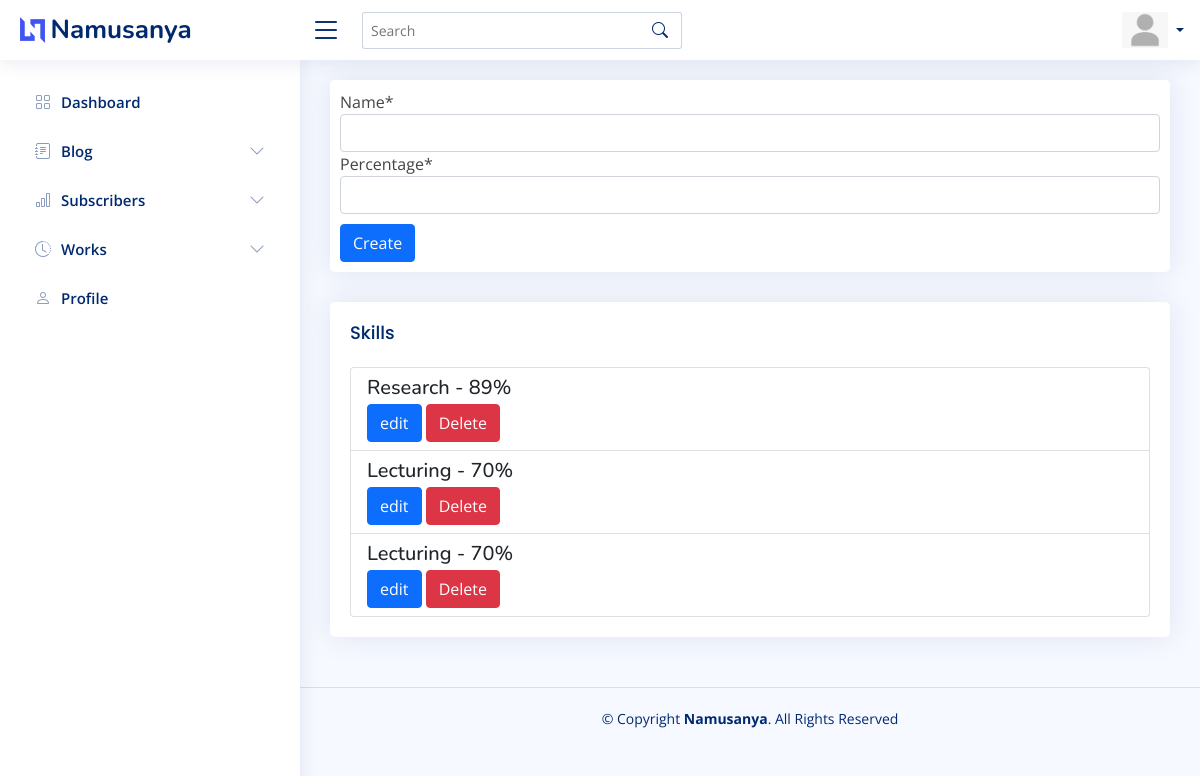
Before: /dashboard/skill/create/ with the older database file.
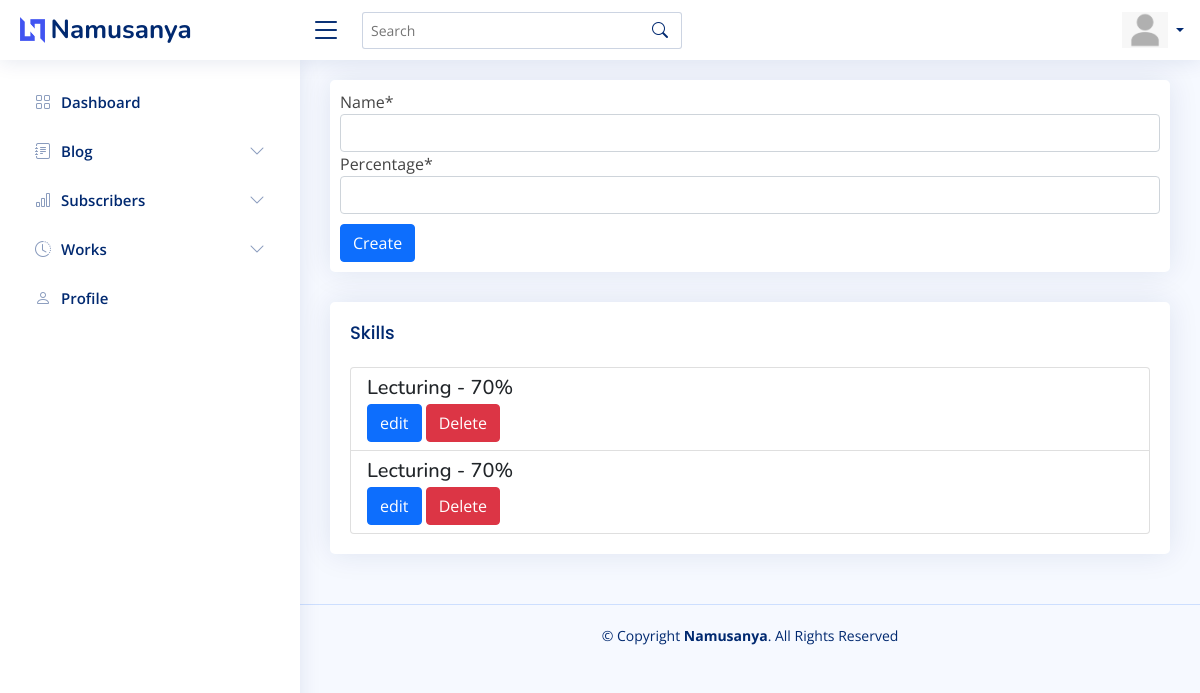
After: the same page with the newer database file.
### posts/models.py (models this page shows, shortened)
class Skill(models.Model):
    name = models.CharField(max_length=255)
    percentage = models.PositiveIntegerField()

### admin_area/views.py (the view)
# urls.py: path("skill/create/", SkillCreateView.as_view(), name="dashboard_skill_create"),
class SkillCreateView(CreateView):
    model = Skill
    template_name = "admin_area/skill_create.html"
    fields = "__all__"
    success_url = "/dashboard/skill/create/"
    def get_context_data(self, **kwargs):
        context = super().get_context_data(**kwargs)
        context["skills"] = Skill.objects.all
        return context

### templates/admin_area/skill_create.html
{% extends "admin_area/base.html" %} {% load static %} {% load crispy_forms_tags %} {% block content %}
<div class="card">
    <form method="POST" style="padding: 10px;" enctype="multipart/form-data">
        {% csrf_token %} {{form.media}}{{ form|crispy }}
        <button type="submit" style="margin-top: 10px;" class="btn btn-primary">Create</button>
    </form>
</div>
<div class="card">
    <div class="card-body">
        <h5 class="card-title">Skills</h5>
        <div class="list-group">
            {% for skill in skills %}
            <li class="list-group-item list-group-item-action" aria-current="true">
                <div class="d-flex w-100 justify-content-between">
                    <h5 class="mb-1">{{skill.name}} - {{skill.percentage}}%</h5>
                </div>
                <a href="{% url 'dashboard_skill_edit' skill.pk %}" class="btn btn-primary">edit</a>
                <a href="{% url 'dashboard_skill_delete' skill.pk %}" class="btn btn-danger">Delete</a>
            </li>
            {% endfor %}
        </div>
    </div>
</div>
{% endblock content %}

### templates/admin_area/base.html (shortened to what this page needs)
<!DOCTYPE html> {% load static %}
<html lang="en">
<head>
    <link href="{% static 'assets/vendor/bootstrap/css/bootstrap.min.css'%}" rel="stylesheet">
    <link href="{% static 'assets/vendor/bootstrap-icons/bootstrap-icons.css'%}" rel="stylesheet">
    <link href="{% static 'assets/vendor/remixicon/remixicon.css'%}" rel="stylesheet">
    <link href="{% static 'assets/vendor/boxicons/css/boxicons.min.css'%}" rel="stylesheet">
    <link href="{% static 'assets/vendor/quill/quill.snow.css'%}" rel="stylesheet">
    <link href="{% static 'assets/vendor/quill/quill.bubble.css'%}" rel="stylesheet">
    <link href="{% static 'assets/vendor/simple-datatables/style.css'%}" rel="stylesheet">
    <link href="{% static 'assets/css/style.css'%}" rel="stylesheet">
</head>
<body>
    <header id="header" class="header fixed-top d-flex align-items-center">
        <div class="d-flex align-items-center justify-content-between">
            <a href="index.html" class="logo d-flex align-items-center">
                <img src="{% static 'assets/img/logo.png'%}" alt="">
                <span class="d-none d-lg-block">Namusanya</span>
            </a>
            <i class="bi bi-list toggle-sidebar-btn"></i>
        </div>
        <div class="search-bar">
            <form class="search-form d-flex align-items-center" method="GET" action="{% url 'search' %}">
                <input type="text" name="title" placeholder="Search" title="Enter search keyword" value='{{ request.GET.title }}'>
                <button type="submit" title="Search"><i class="bi bi-search"></i></button>
            </form>
        </div>
        <nav class="header-nav ms-auto">
            <ul class="d-flex align-items-center">
                <li class="nav-item dropdown pe-3">
                    <a class="nav-link nav-profile d-flex align-items-center pe-0" href="#" data-bs-toggle="dropdown">
                        {% if request.user.get_image %}
                        <img src="{{request.user.get_image}}" alt="Profile">
                        {% else %}
                        <img src="/static/images/profile_ph.png" alt="Profile">
                        {% endif %}
                        <span class="d-none d-md-block dropdown-toggle ps-2">{{request.user.username}}</span>
                    </a>
                </li>
            </ul>
        </nav>
    </header>
    <aside id="sidebar" class="sidebar">
        <ul class="sidebar-nav" id="sidebar-nav">
            <li class="nav-item">
                <a class="nav-link collapsed" href="{% url 'dashboard' %}">
                    <i class="bi bi-grid"></i>
                    <span>Dashboard</span>
                </a>
            </li>
            <li class="nav-item">
                <a class="nav-link collapsed" data-bs-target="#forms-nav" data-bs-toggle="collapse" href="#">
                    <i class="bi bi-journal-text"></i><span>Blog</span><i class="bi bi-chevron-down ms-auto"></i>
                </a>
            </li>
            <li class="nav-item">
                <a class="nav-link collapsed" data-bs-target="#charts-nav" data-bs-toggle="collapse" href="#">
                    <i class="bi bi-bar-chart"></i><span>Subscribers</span><i class="bi bi-chevron-down ms-auto"></i>
                </a>
            </li>
            <li class="nav-item">
                <a class="nav-link collapsed" data-bs-target="#works-nav" data-bs-toggle="collapse" href="#">
                    <i class="bi bi-clock-history"></i><span>Works</span><i class="bi bi-chevron-down ms-auto"></i>
                </a>
            </li>
            <li class="nav-item">
                <a class="nav-link collapsed" href="{% url 'dashboard_profile' request.user.pk%}">
                    <i class="bi bi-person"></i>
                    <span>Profile</span>
                </a>
            </li>
        </ul>
    </aside>
    <main id="main" class="main">{% block content %} {% endblock content %}</main>
    <footer id="footer" class="footer">
        <div class="copyright">
            &copy; Copyright <strong><span>Namusanya</span></strong>. All Rights Reserved
        </div>
    </footer>
</body>
</html>

### static/assets/css/style.css (style rules this page uses)
:root { scroll-behavior: smooth; }
body { font-family: "Open Sans", sans-serif; background: #f6f9ff; color: #444444; }
a { color: #4154f1; text-decoration: none; }
h1, h2, h3, h4, h5, h6 { font-family: "Nunito", sans-serif; }
#main { margin-top: 60px; padding: 20px 30px; transition: all 0.3s; }
.card { margin-bottom: 30px; border: none; border-radius: 5px; box-shadow: 0px 0 30px rgba(1, 41, 112, 0.1); overflow: hidden; }
.card-title { padding: 20px 0 15px 0; font-size: 18px; font-weight: 500; color: #012970; font-family: "Poppins", sans-serif; }
.card-body { padding: 0 20px 20px 20px; }
.logo { line-height: 1; }
@media (min-width: 1200px) { .logo { width: 280px; } }
.logo img { max-height: 26px; margin-right: 6px; }
.logo span { font-size: 26px; font-weight: 700; color: #012970; font-family: "Nunito", sans-serif; }
.header { transition: all 0.5s; z-index: 997; height: 60px; box-shadow: 0px 2px 20px rgba(1, 41, 112, 0.1); background-color: #fff; padding-left: 20px; }
.header .toggle-sidebar-btn { font-size: 32px; padding-left: 10px; cursor: pointer; color: #012970; }
.header .search-bar { min-width: 360px; padding: 0 20px; }
.header .search-form { width: 100%; }
.header .search-form input { border: 0; font-size: 14px; color: #012970; border: 1px solid rgba(1, 41, 112, 0.2); padding: 7px 38px 7px 8px; border-radius: 3px; transition: 0.3s; width: 100%; }
.header .search-form button { border: 0; padding: 0; margin-left: -30px; background: none; }
.header .search-form button i { color: #012970; }
.header-nav ul { list-style: none; }
.header-nav > ul { margin: 0; padding: 0; }
.header-nav .nav-profile { color: #012970; }
.header-nav .nav-profile img { max-height: 36px; }
.header-nav .nav-profile span { font-size: 14px; font-weight: 600; }
.sidebar { position: fixed; top: 60px; left: 0; bottom: 0; width: 300px; z-index: 996; transition: all 0.3s; padding: 20px; overflow-y: auto; scrollbar-width: thin; scrollbar-color: #aab7cf transparent; box-shadow: 0px 0px 20px rgba(1, 41, 112, 0.1); background-color: #fff; }
@media (min-width: 1200px) { #main, #footer { margin-left: 300px; } }
.sidebar-nav { padding: 0; margin: 0; list-style: none; }
.sidebar-nav li { padding: 0; margin: 0; list-style: none; }
.sidebar-nav .nav-item { margin-bottom: 5px; }
.sidebar-nav .nav-link { display: flex; align-items: center; font-size: 15px; font-weight: 600; color: #4154f1; transition: 0.3; background: #f6f9ff; padding: 10px 15px; border-radius: 4px; }
.sidebar-nav .nav-link i { font-size: 16px; margin-right: 10px; color: #4154f1; }
.sidebar-nav .nav-link.collapsed { color: #012970; background: #fff; }
.sidebar-nav .nav-link.collapsed i { color: #899bbd; }
.sidebar-nav .nav-link .bi-chevron-down { margin-right: 0; transition: transform 0.2s ease-in-out; }
.footer { padding: 20px 0; font-size: 14px; transition: all 0.3s; border-top: 1px solid #cddfff; }
.footer .copyright { text-align: center; color: #012970; }

Changed rows visible on the page:
removed Skill: name "Research", percentage "89"
